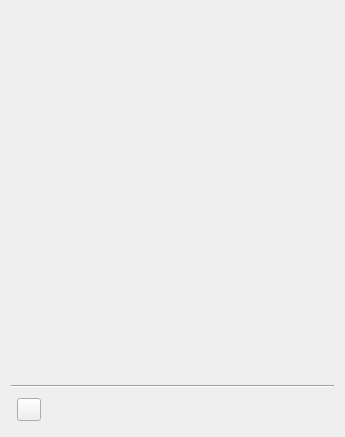
<?xml version="1.0" encoding="UTF-8"?>
<ui version="4.0">
 <author>Dmitry Baryshev</author>
 <class>THT</class>
 <widget class="QWidget" name="THT">
  <property name="geometry">
   <rect>
    <x>0</x>
    <y>0</y>
    <width>345</width>
    <height>437</height>
   </rect>
  </property>
  <property name="windowTitle">
   <string notr="true">Trader's Home Task</string>
  </property>
  <layout class="QGridLayout" name="gridLayout_5">
   <item row="0" column="0" colspan="6">
    <widget class="QWidget" name="widgetTickers" native="true">
     <property name="sizePolicy">
      <sizepolicy hsizetype="Preferred" vsizetype="Preferred">
       <horstretch>0</horstretch>
       <verstretch>1</verstretch>
      </sizepolicy>
     </property>
    </widget>
   </item>
   <item row="2" column="4">
    <widget class="QWidget" name="containerRight" native="true"/>
   </item>
   <item row="2" column="0">
    <widget class="Target" name="target" native="true"/>
   </item>
   <item row="2" column="2">
    <widget class="QWidget" name="containerLeft" native="true"/>
   </item>
   <item row="2" column="3">
    <spacer name="horizontalSpacer">
     <property name="orientation">
      <enum>Qt::Horizontal</enum>
     </property>
     <property name="sizeType">
      <enum>QSizePolicy::Expanding</enum>
     </property>
     <property name="sizeHint" stdset="0">
      <size>
       <width>0</width>
       <height>20</height>
      </size>
     </property>
    </spacer>
   </item>
   <item row="2" column="5">
    <widget class="QStackedWidget" name="stackBusy">
     <property name="sizePolicy">
      <sizepolicy hsizetype="Maximum" vsizetype="Maximum">
       <horstretch>0</horstretch>
       <verstretch>0</verstretch>
      </sizepolicy>
     </property>
     <property name="currentIndex">
      <number>0</number>
     </property>
     <widget class="QWidget" name="page">
      <layout class="QGridLayout" name="gridLayout">
       <property name="margin">
        <number>0</number>
       </property>
       <item row="0" column="0">
        <widget class="QLabel" name="labelNotBusy">
         <property name="minimumSize">
          <size>
           <width>32</width>
           <height>32</height>
          </size>
         </property>
         <property name="maximumSize">
          <size>
           <width>32</width>
           <height>32</height>
          </size>
         </property>
         <property name="toolTip">
          <string extracomment="&quot;THT&quot; is the name of the application">THT is ready</string>
         </property>
         <property name="pixmap">
          <pixmap resource="tht.qrc">:/images/ready.png</pixmap>
         </property>
         <property name="alignment">
          <set>Qt::AlignCenter</set>
         </property>
        </widget>
       </item>
      </layout>
     </widget>
     <widget class="QWidget" name="page_2">
      <layout class="QGridLayout" name="gridLayout_2">
       <property name="margin">
        <number>0</number>
       </property>
       <item row="0" column="0">
        <widget class="QLabel" name="labelBusy">
         <property name="minimumSize">
          <size>
           <width>32</width>
           <height>32</height>
          </size>
         </property>
         <property name="maximumSize">
          <size>
           <width>32</width>
           <height>32</height>
          </size>
         </property>
         <property name="toolTip">
          <string extracomment="&quot;THT&quot; is the name of the application">THT is busy</string>
         </property>
         <property name="pixmap">
          <pixmap resource="tht.qrc">:/images/locked.png</pixmap>
         </property>
         <property name="alignment">
          <set>Qt::AlignCenter</set>
         </property>
        </widget>
       </item>
      </layout>
     </widget>
    </widget>
   </item>
   <item row="2" column="1">
    <widget class="ToolButtonNoMenuIndicator" name="pushLinks">
     <property name="icon">
      <iconset resource="tht.qrc">
       <normaloff>:/images/links-load.png</normaloff>:/images/links-load.png</iconset>
     </property>
     <property name="popupMode">
      <enum>QToolButton::InstantPopup</enum>
     </property>
    </widget>
   </item>
   <item row="1" column="0" colspan="6">
    <widget class="Line" name="line">
     <property name="orientation">
      <enum>Qt::Horizontal</enum>
     </property>
    </widget>
   </item>
  </layout>
 </widget>
 <layoutdefault spacing="6" margin="11"/>
 <customwidgets>
  <customwidget>
   <class>Target</class>
   <extends>QWidget</extends>
   <header>target.h</header>
   <container>1</container>
   <slots>
    <signal>dropped(QPoint)</signal>
    <signal>middleClick()</signal>
    <signal>moving(QPoint)</signal>
    <signal>cancelled()</signal>
   </slots>
  </customwidget>
  <customwidget>
   <class>ToolButtonNoMenuIndicator</class>
   <extends>QToolButton</extends>
   <header>toolbuttonnomenuindicator.h</header>
  </customwidget>
 </customwidgets>
 <tabstops>
  <tabstop>pushLinks</tabstop>
 </tabstops>
 <resources>
  <include location="tht.qrc"/>
 </resources>
 <connections>
  <connection>
   <sender>target</sender>
   <signal>dropped(QPoint)</signal>
   <receiver>THT</receiver>
   <slot>targetDropped(QPoint)</slot>
   <hints>
    <hint type="sourcelabel">
     <x>28</x>
     <y>416</y>
    </hint>
    <hint type="destinationlabel">
     <x>32</x>
     <y>469</y>
    </hint>
   </hints>
  </connection>
  <connection>
   <sender>target</sender>
   <signal>middleClick()</signal>
   <receiver>THT</receiver>
   <slot>slotClearLinks()</slot>
   <hints>
    <hint type="sourcelabel">
     <x>18</x>
     <y>417</y>
    </hint>
    <hint type="destinationlabel">
     <x>20</x>
     <y>468</y>
    </hint>
   </hints>
  </connection>
  <connection>
   <sender>target</sender>
   <signal>moving(QPoint)</signal>
   <receiver>THT</receiver>
   <slot>slotTargetMoving(QPoint)</slot>
   <hints>
    <hint type="sourcelabel">
     <x>38</x>
     <y>419</y>
    </hint>
    <hint type="destinationlabel">
     <x>44</x>
     <y>453</y>
    </hint>
   </hints>
  </connection>
  <connection>
   <sender>target</sender>
   <signal>cancelled()</signal>
   <receiver>THT</receiver>
   <slot>slotTargetCancelled()</slot>
   <hints>
    <hint type="sourcelabel">
     <x>15</x>
     <y>425</y>
    </hint>
    <hint type="destinationlabel">
     <x>61</x>
     <y>496</y>
    </hint>
   </hints>
  </connection>
 </connections>
 <slots>
  <slot>targetDropped(QPoint)</slot>
  <slot>slotClearLinks()</slot>
  <slot>slotTargetMoving(QPoint)</slot>
  <slot>slotTargetCancelled()</slot>
  <slot>slotFomcClicked()</slot>
 </slots>
</ui>
